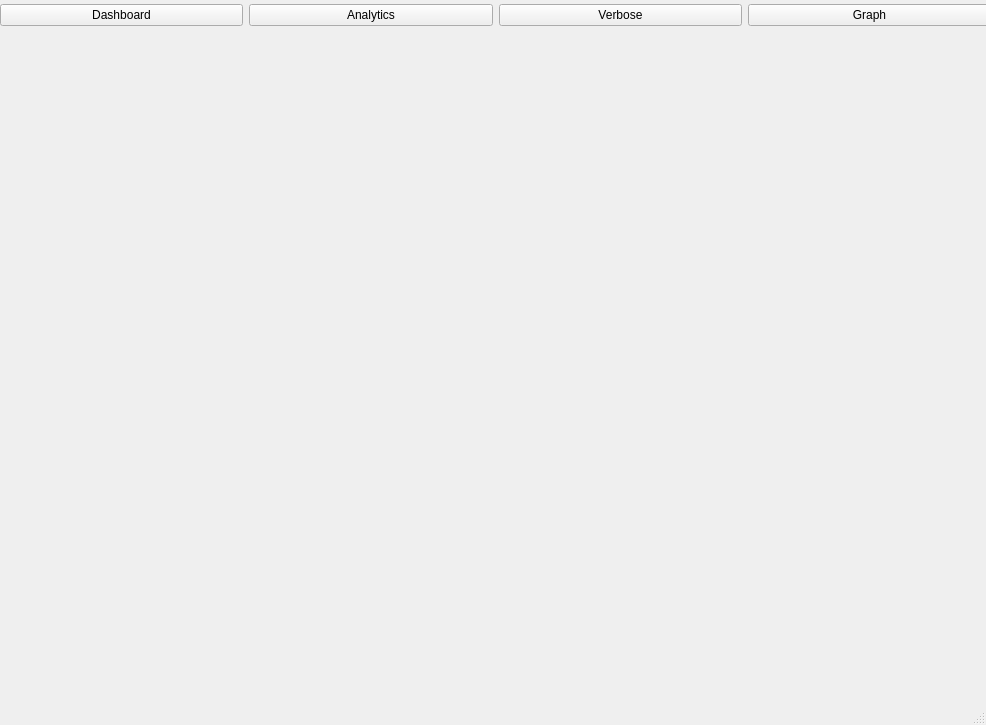
<?xml version="1.0" encoding="UTF-8"?>
<ui version="4.0">
 <class>MainWindow</class>
 <widget class="QMainWindow" name="MainWindow">
  <property name="geometry">
   <rect>
    <x>0</x>
    <y>0</y>
    <width>986</width>
    <height>725</height>
   </rect>
  </property>
  <property name="windowTitle">
   <string>MainWindow</string>
  </property>
  <widget class="QWidget" name="centralwidget">
   <widget class="QWidget" name="horizontalLayoutWidget">
    <property name="geometry">
     <rect>
      <x>0</x>
      <y>0</y>
      <width>991</width>
      <height>31</height>
     </rect>
    </property>
    <layout class="QHBoxLayout" name="horizontalLayout">
     <item>
      <widget class="QPushButton" name="pushButton_3">
       <property name="text">
        <string>Dashboard</string>
       </property>
      </widget>
     </item>
     <item>
      <widget class="QPushButton" name="pushButton_2">
       <property name="text">
        <string>Analytics</string>
       </property>
      </widget>
     </item>
     <item>
      <widget class="QPushButton" name="pushButton">
       <property name="text">
        <string>Verbose</string>
       </property>
      </widget>
     </item>
     <item>
      <widget class="QPushButton" name="pushButton_4">
       <property name="text">
        <string>Graph</string>
       </property>
      </widget>
     </item>
    </layout>
   </widget>
  </widget>
  <widget class="QStatusBar" name="statusbar"/>
 </widget>
 <resources/>
 <connections/>
</ui>
